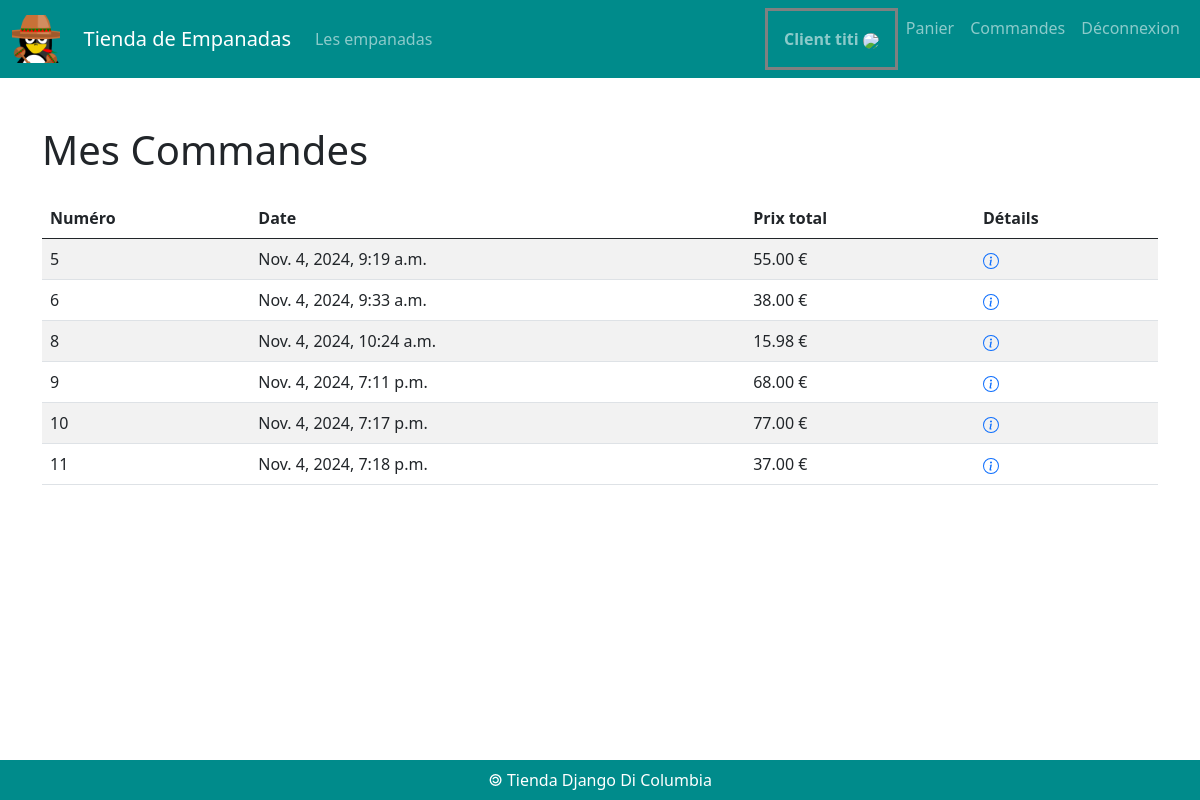
/orders/ (signed in), run on the app's committed database.
### paniers/models.py (models this page shows, shortened)
class Commande(models.Model):
    utilisateur = models.ForeignKey(TiendaUser, on_delete=models.CASCADE)
    date_commande = models.DateTimeField(auto_now_add=True)
    prix_total = models.DecimalField(max_digits=10, decimal_places=2, default=0)
    est_payee = models.BooleanField(default=False)

### paniers/views.py (the view)
# urls.py: path('orders/', views.afficherCommandes),
def afficherCommandes(request) :
    user = TiendaUser.objects.get(id=request.user.id)
    orders = Commande.objects.filter(utilisateur=user, est_payee=True)
    return render(
        request,
        'paniers/commandes.html',
        {
            'orders': orders,
        },
    )

### paniers/templates/paniers/commandes.html (shortened to what this page needs)
{% extends 'empanadas/base.html' %}
{% block main %}
<div class="container mt-5">
    <h1 class="mb-4">Mes Commandes</h1>
    <table class="table table-striped">
        <thead class="thead-dark">
            <tr>
                <th>Numéro</th>
                <th>Date</th>
                <th>Prix total</th>
                <th>Détails</th>
            </tr>
        </thead>
        <tbody>
            {% for order in orders %}
            <tr>
                <td>
                    {{ order.id }}
                </td>
                <td>{{ order.date_commande }}</td>
                <td>{{ order.prix_total }} €</td>
                <td>
                    <a href="/order/{{ order.id }}">
                    </a>
                </td>
            {% endfor %}
        </tbody>
    </table>
</div>
{% endblock %}

### comptes/templates/comptes/menuClient.html (shortened to what this page needs)
{% load static %}
<nav class="navbar navbar-expand-lg navbar-dark">
    <div class="container-fluid">
        <img id="logo" src="{% static 'empanadas/img/mexicanPingouin.png' %}" alt="logo Pinguoin Mexicain">
        <a class="navbar-brand" href="#">Tienda de Empanadas</a>
        <div id="navbarText" class="collapse navbar-collapse" >
            <ul class="navbar-nav me-auto mb-2 mb-lg-0">
                <li class="nav-item">
                    <a class="nav-link" href="/empanadas">Les empanadas</a>
                </li>
            </ul>
            <ul class="navbar-nav">
                <li class="nav-item">
                    <span class="nav-link" style="border: solid grey; font-weight: bold;">
                        <a class="nav-link" href="/user/update/" >
                            Client {{user}}
                            <img src="{{MEDIA_URL}}{{user.image}}" class="rounded-circle" style="width: 10%;"/>
                        </a>
                    </span>
                </li>
                <li class="nav-item">
                    <a class="nav-link" href="/cart">
                        Panier
                    </a>
                </li>
                <li class="nav-item">
                    <a class="nav-link" href="/orders">
                        Commandes
                    </a>
                </li>
                <li class="nav-item">
                    <a class="nav-link" href="/logout">
                        Déconnexion
                    </a>
                </li>
            </ul>
        </div>
    </div>
</nav>

### empanadas/static/empanadas/css/styles.css (style rules this page uses)
nav { background-color: darkcyan; }
#logo { width: 3em; margin-right: 2%; }
.nav-item { text-align: center; }

### data on the page
Commande: id "5", date_commande "Nov. 4, 2024, 9:19 a.m.", prix_total "55.00"
Commande: id "6", date_commande "Nov. 4, 2024, 9:33 a.m.", prix_total "38.00"
Commande: id "8", date_commande "Nov. 4, 2024, 10:24 a.m.", prix_total "15.98"
Commande: id "9", date_commande "Nov. 4, 2024, 7:11 p.m.", prix_total "68.00"
Commande: id "10", date_commande "Nov. 4, 2024, 7:17 p.m.", prix_total "77.00"
Commande: id "11", date_commande "Nov. 4, 2024, 7:18 p.m.", prix_total "37.00"

### other printed values
{{ user }} "titi"
